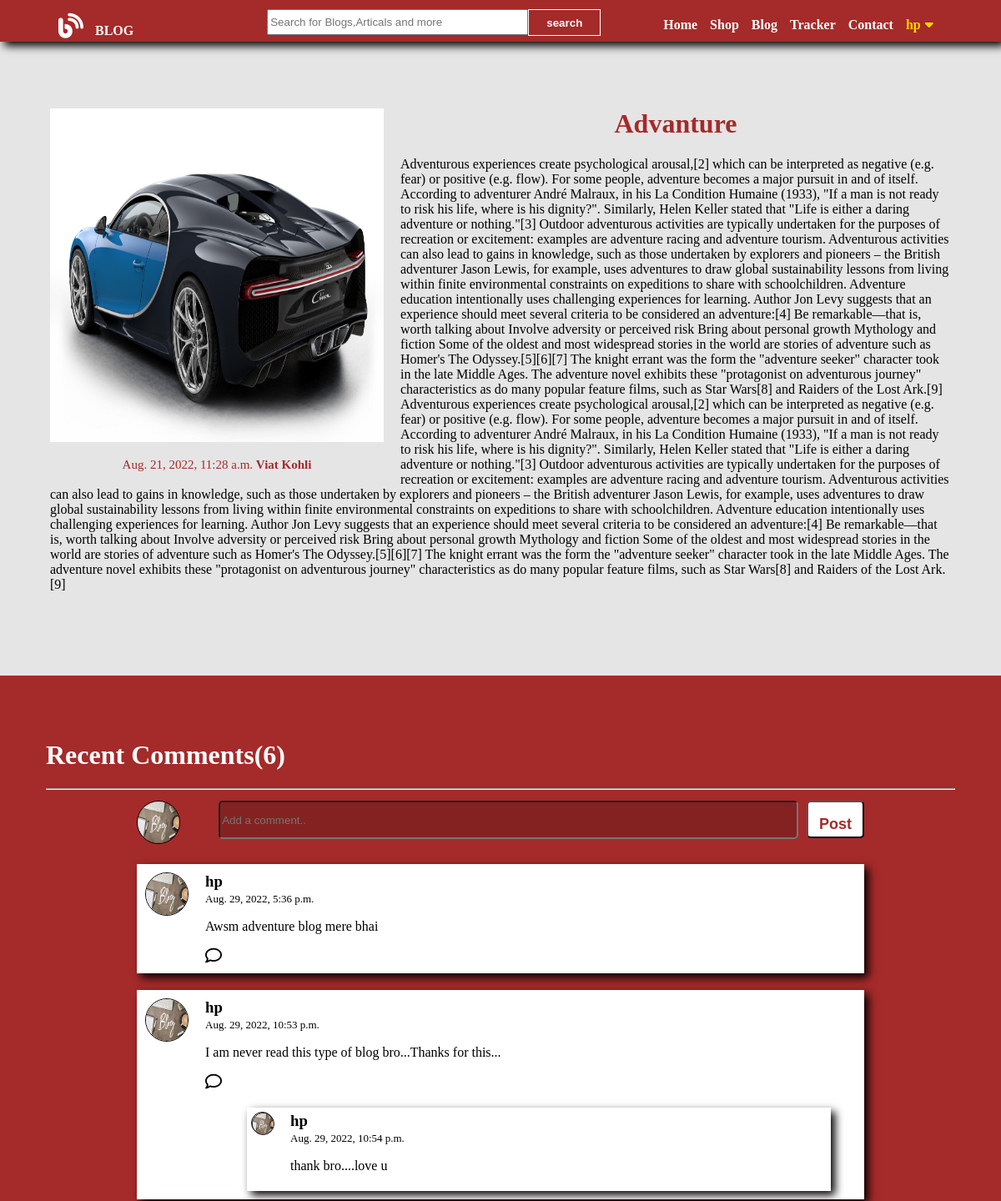
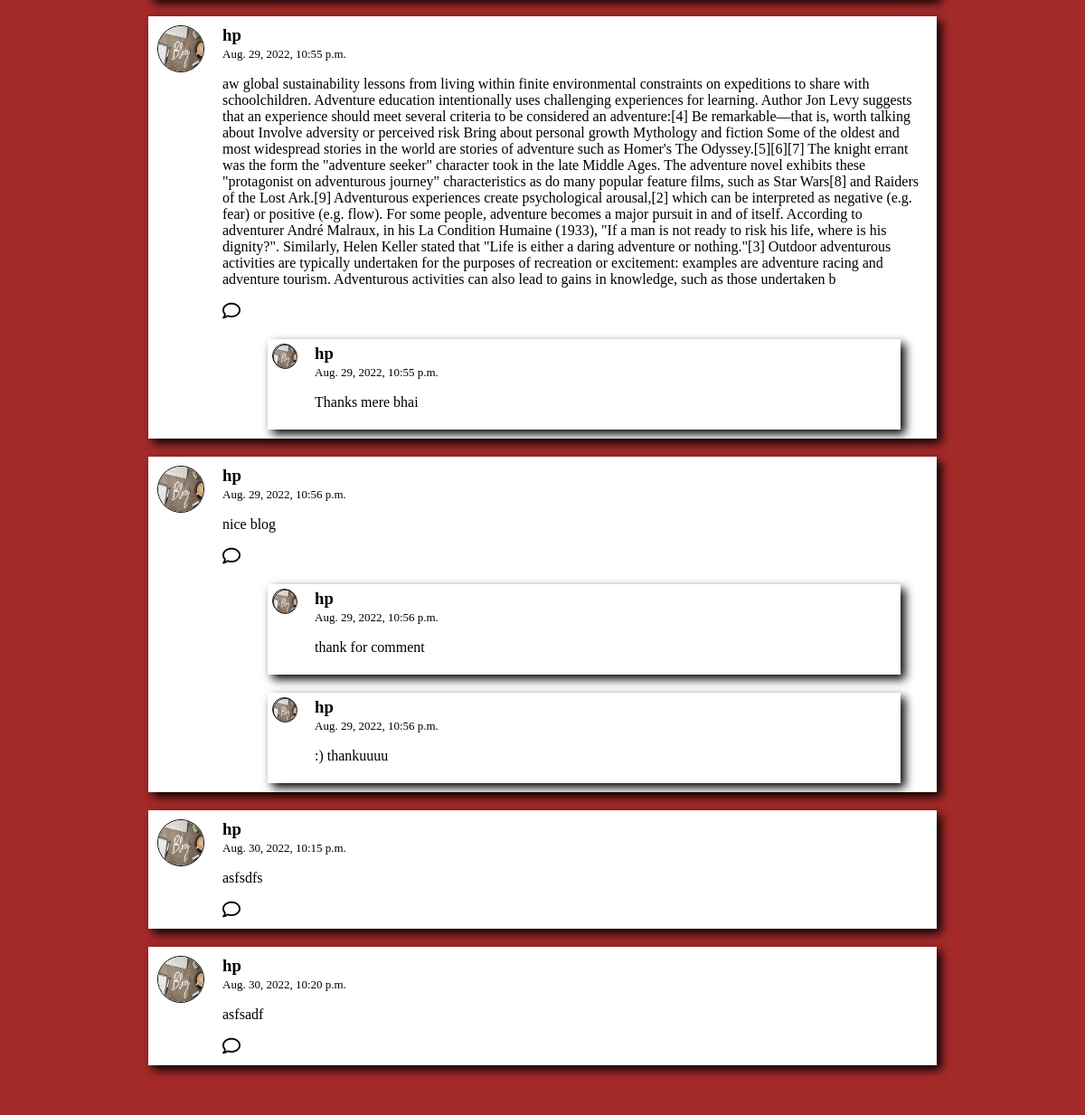
Screenshot of /blog/contentdetails/2 (signed in) with the database file from the repository (2 pictures, top to bottom).
### blog/models.py (models this page shows)
class DatabaseBlog(models.Model):
    blog_id = models.AutoField
    BlogTitle = models.CharField(max_length=30,default="Title")
    BlogDate = models.DateTimeField(auto_now_add=True)
    BlogMoral = models.CharField(max_length=50,default="Moral Of the Blog")
    BlogDetails = models.CharField(max_length=5000,default="Write Complete Blog")
    BlogAuthor = models.CharField(max_length=20,default="Name Of Blogger")
    BlogImage = models.ImageField(upload_to='shop/image', default=" ")
    def __str__(self):
        return self.BlogTitle

class Comments(models.Model):
    Sno = models.AutoField(primary_key = True)
    Product_Id = models.CharField(max_length=1000)
    Reply_id = models.IntegerField()   #this can store the parent comment Sno
    Comment = models.TextField(max_length=500)
    User = models.ForeignKey(User,on_delete=models.CASCADE)
    Post = models.ForeignKey(DatabaseBlog,on_delete=models.CASCADE)
    Parent = models.ForeignKey('self',on_delete=models.CASCADE,null = True)
    Commment_Date = models.DateTimeField(auto_now=True)
    def __str__(self):
        return self.Comment[0:20]

### blog/views.py (the view)
# urls.py: path("contentdetails/<int:myid>",views.show_blog_details,name='viewblogs'),
def show_blog_details(request,myid):
    parti_blog = DatabaseBlog.objects.filter(id=myid)
    print("jsdfkjs;kljaslfjlsdk;lsjf",parti_blog)
    show_comment = Comments.objects.filter(Product_Id=myid,Parent=None)
    show_reply = Comments.objects.filter(Product_Id=myid).exclude(Parent=None)  #show_reply variable me only reply store honge means jha jha pr parent none hoga wo wala reply yha store hoga
    print("show reply",show_reply)
    print("show comment",type(show_comment))
    params ={"particular_blog":parti_blog,"show_comment":show_comment,"show_reply":show_reply}
    return render(request,'blog/contentdetails.html',params)

### blog/templates/blog/contentdetails.html (shortened to what this page needs)
{% extends 'blog/basic.html' %}
{% block body%}
{% load humanize %}
{% load static %}
{% for blog_view in particular_blog %}
    <div id="contentdetails_container">
        <p>
            <div id="contentdetails_pic">
                <img class=contentdetails_pic_image src="/media/{{blog_view.BlogImage}}">
        <p style="font-size:15px;color:brown;">{{blog_view.BlogDate}} <span id="contentdetails_author">{{blog_view.BlogAuthor}}</span><span style="display:none" id="show_id">{{blog_view.id}}</span></p>
            </div>
            <div id="contentdetails_text">
                <center><h1 style="color:brown;">{{blog_view.BlogTitle}}</h1></center>
            </div>
            {{blog_view.BlogDetails}}
        </p>
    </div>
    <div id="comment_container">
        <h1 style="color:white;">Recent Comments(<span id="comment_count"></span>)</h1>
        <hr>
        <div id="post_comment_container">
            {% if user.is_authenticated %}
                <form action="/blog/comment" method="post">{% csrf_token %}
                    <div style="display:flex;">
                        <label><img class="user-comment-image" src="{% static 'blog/blog1.jpg' %}"></label> <input type="text" placeholder="Add a comment.." id="comment_text" name="comment_text" required>
                        <input id="post_comment" type="submit" value="Post">
                    </div>
                </form>
            {% else %}
            <h2>Please Logged In to Post Comments</h2>
            {% endif %}
        </div>
        <div id="disp_comment_container">
            {% for comment in show_comment %}
                <div class="show_comment">
                    <div class="user-comment-div">
                        <img class="user-comment-image" src="{% static 'blog/blog1.jpg' %}">
                    </div>
                    <div style="margin:0px;">
                        <h3 style="margin:0px;">{{comment.User.username}}</h3>
                        <span style="font-size:13px;">{{comment.Commment_Date}}<span style="display:none;">{{comment.Sno}}</span></span>
                        <p>{{comment.Comment}}</p>
                        <div class="reply_button" onclick="reply({{forloop.counter}})">
                            <i class="fa-regular fa-comment"></i>
                        </div>
                        <div id="show_reply_container">
                            {% for reply in show_reply %}
                                {% if comment.Sno is reply.Reply_id %}
                                <div class="show_reply" style="display:flex;">
                                     <div class="user-reply-div">
                                        <img class="user-reply-image" src="{% static 'blog/blog1.jpg' %}">
                                     </div>
                                    <div style="margin:0px;">
                                        <h3 style="margin:0px;">{{reply.User.username}}</h3>
                                        <span style="font-size:13px;">{{reply.Commment_Date}}<span style="display:none;">{{reply.Sno}}</span></span>
                                        <p>{{reply.Comment}}</p>
                                    </div>
                                </div>
                                {% endif %}
                            {% endfor %}
                        </div>
                    </div>
                </div>
            {% endfor %}
        </div>
    </div>
{% endfor %}
{% endblock %}

### blog/templates/blog/basic.html (shortened to what this page needs)
<!DOCTYPE html>
<html lang="en">
<head>
    <link rel="stylesheet" href="https://cdnjs.cloudflare.com/ajax/libs/font-awesome/6.1.2/css/all.min.css" />
</head>
<body>
<div id="navigation_header">
     <ul id="navigation_ul">
         <li style="margin:-5px 150px 0px 0px;">
             <i class="fa-solid fa-blog"></i>
             <span style="color:white;font-weight:bold;margin:0px 10px 0px 10px;">BLOG</span>
         </li>
         <li>
          <form action="search" method="GET" id="search_blog_form">
            <input type="text" class="write_search_blog" name="search" placeholder="Search for Blogs,Articals and more" required/>
            <input type="submit" id="search_blog" value="search" />
          </form>
        </li>
            <li class="nav-item" style="margin-left:60px;">
              <a class="nav-link active" aria-current="page" href="/">Home</a>
            </li>
            <li class="nav-item">
              <a class="nav-link active" aria-current="page" href="/shop/item">Shop</a>
            </li>
            <li class="nav-item">
              <a class="nav-link" href="/blog/content">Blog</a>
            </li>
            <li class="nav-item">
              <a class="nav-link" href="/shop/tracker">Tracker</a>
            </li>
            <li class="nav-item">
              <a class="nav-link" href="/shop/contacts">Contact</a>
            </li>
         {% if user.is_authenticated %}
            <li class="nav-link" id="username_disp" onclick="dropdown()">
             {{request.user}}<i class="fa-solid fa-caret-down" style="margin-left:5px;"></i>
            </li>
            {% else %}
                <li class="nav-link" class="signup_button" onclick="signup()">signUp</li>
                <li class="nav-link" class="login_button" onclick="login()">logIn</li>
         {% endif %}
     </ul>
</div>
{% block body %}{% endblock%}
</body>
</html>

### rows the page displays
DatabaseBlog: BlogImage (picture), BlogDate "Aug. 21, 2022, 11:28 a.m.", BlogAuthor "Viat Kohli", BlogTitle "Advanture", BlogDetails "Adventurous experiences create psychological arousal,[2] which can be interpreted as negative (e.g. fear) or positive (e.g. flow). For some people, adventure becomes a major pursuit in and of itself. According to adventurer André Malraux, in his La Condition Humaine (1933), \"If a man is not ready to risk his life, where is his dignity?\". Similarly, Helen Keller stated that \"Life is either a daring adventure or nothing.\"[3] Outdoor adventurous activities are typically undertaken for the purposes of recreation or excitement: examples are adventure racing and adventure tourism. Adventurous activities can also lead to gains in knowledge, such as those undertaken by explorers and pioneers – the…"
Comments: User.username "hp", Commment_Date "Aug. 29, 2022, 5:36 p.m.", Comment "Awsm adventure blog mere bhai"
Comments: User.username "hp", Commment_Date "Aug. 29, 2022, 10:53 p.m.", Comment "I am never read this type of blog bro...Thanks for this..."
Comments: User.username "hp", Commment_Date "Aug. 29, 2022, 10:54 p.m.", Comment "thank bro....love u"
Comments: User.username "hp", Commment_Date "Aug. 29, 2022, 10:55 p.m.", Comment "aw global sustainability lessons from living within finite environmental constraints on expeditions to share with schoolchildren. Adventure education intentionally uses challenging experiences for learning. Author Jon Levy suggests that an experience should meet several criteria to be considered an adventure:[4] Be remarkable—that is, worth talking about Involve adversity or perceived risk Bring about personal growth Mythology and fiction Some of the oldest and most widespread stories in the world are stories of adventure such as Homer's The Odyssey.[5][6][7] The knight errant was the form the \"adventure seeker\" character took in the late Middle Ages. The adventure novel exhibits these…"
Comments: User.username "hp", Commment_Date "Aug. 29, 2022, 10:55 p.m.", Comment "Thanks mere bhai"
Comments: User.username "hp", Commment_Date "Aug. 29, 2022, 10:56 p.m.", Comment "nice blog"
Comments: User.username "hp", Commment_Date "Aug. 29, 2022, 10:56 p.m.", Comment "thank for comment"
Comments: User.username "hp", Commment_Date "Aug. 29, 2022, 10:56 p.m.", Comment ":) thankuuuu"
Comments: User.username "hp", Commment_Date "Aug. 30, 2022, 10:15 p.m.", Comment "asfsdfs"
Comments: User.username "hp", Commment_Date "Aug. 30, 2022, 10:20 p.m.", Comment "asfsadf"

### other values shown
{{ request.user }} "hp"
